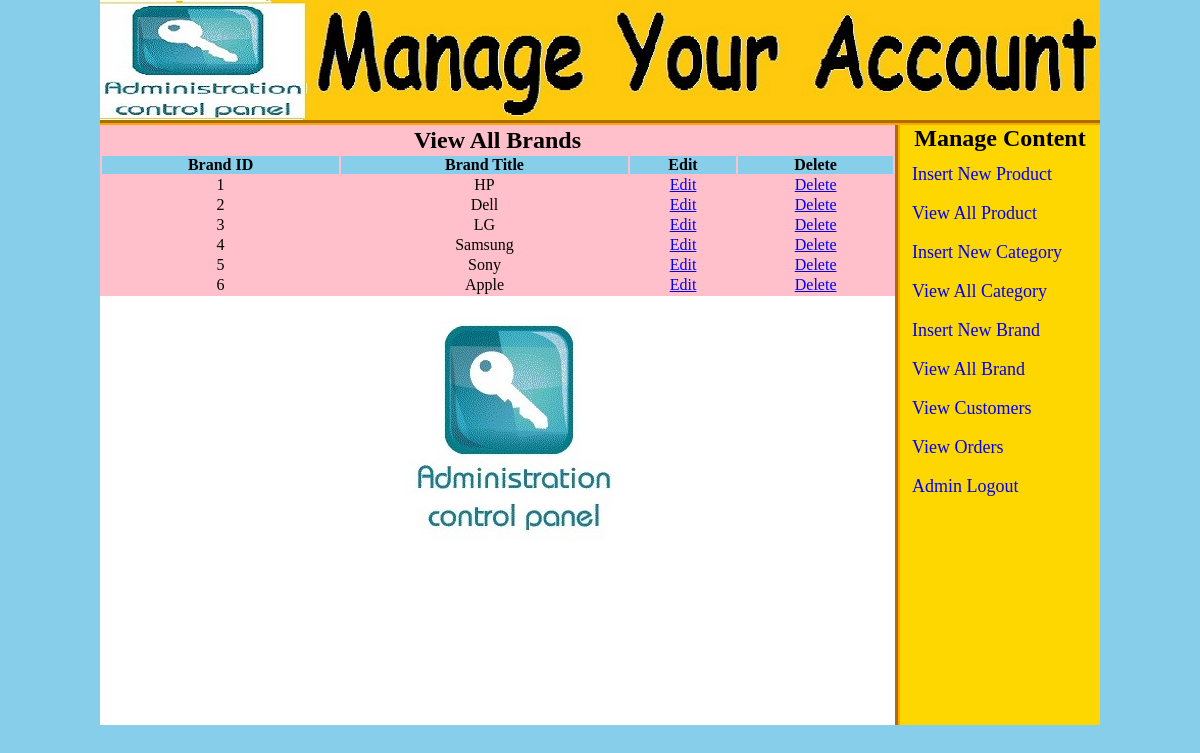
/admin_area/index.php?view_brands (signed in), run on the app's committed database.
### tables this page shows
CREATE TABLE `brands` (
  `brand_id` int(100) NOT NULL,
  `brand_title` text NOT NULL
);

### admin_area/view_brands.php (the view)
<?php
	if(!isset($_SESSION['user_email']))
	{
		echo "<script>window.open('login.php?not_admin=You are not an admin!','_self')</script>";
	}
	else
	{
?>
<table width="795" align="center" bgcolor="pink">
	<tr align="center">
		<td colspan="6"><h2>View All Brands</h2></td>
	</tr>
	<tr align="center" bgcolor="skyblue">
		<th>Brand ID</th>
		<th>Brand Title</th>
		<th>Edit</th>
		<th>Delete</th>
	</tr>
	<?php
		include("includes/db.php");
		$get_brand="select * from brands";
		$run_brand=mysqli_query($con,$get_brand);
		$i=0;
		while($row_brand=mysqli_fetch_array($run_brand))
		{
			$brand_id=$row_brand['brand_id'];
			$brand_title=$row_brand['brand_title'];
			$i++;
	?>
	<tr align="center">
		<td><?php echo $i;?></td>
		<td><?php echo $brand_title;?></td>
		<td><a href="index.php?edit_brand=<?php echo $brand_id;?>">Edit</a></td>
		<td><a href="delete_brand.php?delete_brand=<?php echo $brand_id;?>">Delete</a></td>
	</tr>
		<?php } ?>
</table>
<?php } ?>

### admin_area/styles/style.css (style rules this page uses)
html, body, div, span, applet, object, iframe, h1, h2, h3, h4, h5, h6, p, blockquote, pre, a, abbr, acronym, address, big, cite, code, del, dfn, em, img, ins, kbd, q, s, samp, small, strike, strong, sub, sup, tt, var, b, u, i, center, dl, dt, dd, ol, ul, li, fieldset, form, label, legend, table, caption, tbody, tfoot, thead, tr, th, td, article, aside, canvas, details, embed, figure, figcaption, footer, header, hgroup, menu, nav, output, ruby, section, summary, time, mark, audio, video { margin: 0; padding: 0; border: 0; vertical-align: baseline; }
body { background:skyblue; }

### data on the page
brands: brand_title "HP"
brands: brand_title "Dell"
brands: brand_title "LG"
brands: brand_title "Samsung"
brands: brand_title "Sony"
brands: brand_title "Apple"
